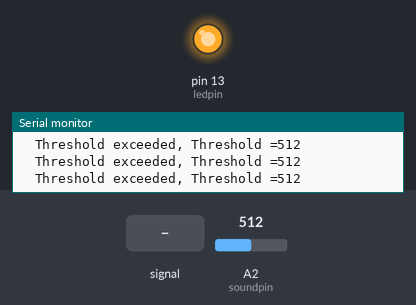
The sketch below on a simulated Arduino Uno, built with avr-gcc and run on an emulated ATmega328P. Shown: output pins drawn as LEDs (lit = HIGH), the last lines printed to the serial monitor. The test bench sets the inputs (shaded band); at power-on: A2 (soundpin) = 512.

Above: at 1.2 s.
1.3 s: A2 (soundpin) fed a 200 Hz sine of ±460 counts around its level
4.3 s: A2 (soundpin) set to 190
5.8 s: A2 (soundpin) set to 211
At 6.8 s:
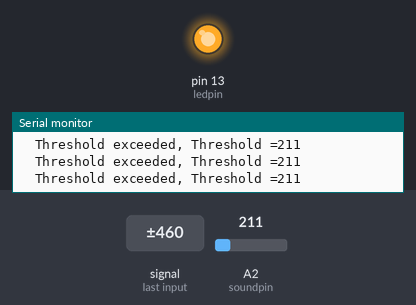
7.3 s: A2 (soundpin) set to 122
At 8.3 s:
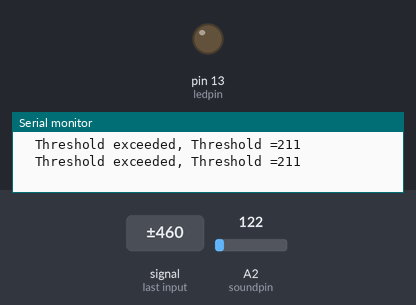
Timing chart, 0 to 9.8 s (numbered marks = the images above; inputs shaded):
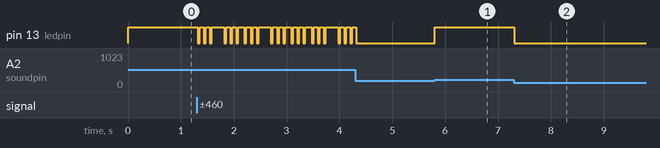

Measured:
- after the input at 5.8 s, pin 13 (ledpin): LOW → HIGH at once
- after the input at 7.3 s, pin 13 (ledpin): HIGH → LOW at once

The sketch:

soundsens3.ino
```cpp
const int ledpin=13; // ledpin and soundpin are not changed throughout the process
const int soundpin=A2;
const int threshold=200; // sets threshold value for sound sensor
void setup() {
Serial.begin(9600);
pinMode(ledpin,OUTPUT);
pinMode(soundpin,INPUT);
}
void loop() {
int soundsens=analogRead(soundpin); // reads analog data from sound sensor
if (soundsens>=threshold) {
Serial.print("Threshold exceeded, Threshold =");
Serial.println(soundsens);
Serial.print("\t");
digitalWrite(ledpin,HIGH); //turns led on
delay(0);
}
else{
digitalWrite(ledpin,LOW);
}
}
```
